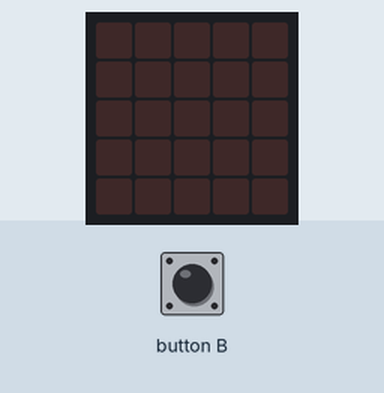
Simulated run of this program. Board: BBC micro:bit (MakeCode). Shown: the board's 5×5 LED display. The test bench sets the inputs (shaded band). Random numbers come from a fixed seed; the 48×5 strip is a reading aid, not a part: it shows the text the display is scrolling, unrolled, one strip-width of it at a time.

Above: at 1.2 s.
1.3 s: button B pressed for 0.15 s
At 2.3 s:
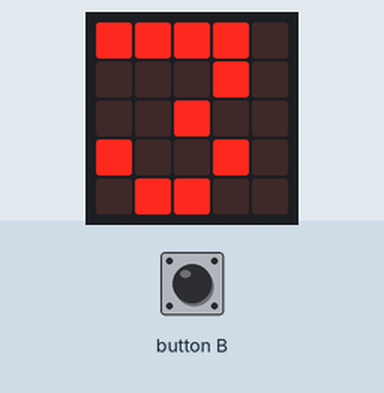
4.4 s: button B pressed for 0.15 s
At 10.8 s:
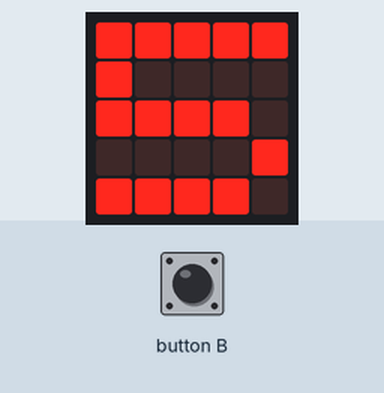
13.5 s: button B pressed for 0.15 s
At 20.2 s:
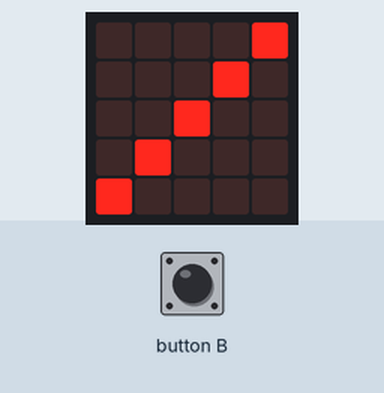
Timing chart, 0 to 21.7 s (numbered marks = the images above; inputs shaded):
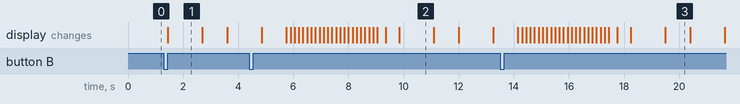

The program:

06_division.py
```python
#realiza un programa que muestre la division de dos numero al azar
#usando el boton a en el lenguaje pyton para microsoft

#creamos dos variables
n1=0
n2=0

def on_button_pressed_b():
   global n1,n2
   n1=randint(1, 9)
   basic.show_number(n1)
   basic.pause(500)
   basic.show_leds("""
   . . . . #
   . . . # .
   . . # . .
   . # . . .
   # . . . .
   """)
   basic.pause(500)
   n2=randint(1, 9)
   basic.show_number(n2)
   basic.pause(500)
   basic.show_leds("""
   . . . . .
   # # # # #
   . . . . .
   # # # # #
   . . . . .
   """)
   basic.pause(500)
   basic.show_number(n1/n2)
   basic.pause(500)
   basic.clear_screen()
input.on_button_pressed(Button.B, on_button_pressed_b)
```

Measured:
- after the input at 1.3 s, the display: changes after 0.15 s (image 1)
- what the display in image 1 shows lasts 1.2 s, from 1.5 s to 2.7 s
- what the display in image 3 shows lasts 0.9 s, from 19.5 s to 20.4 s
